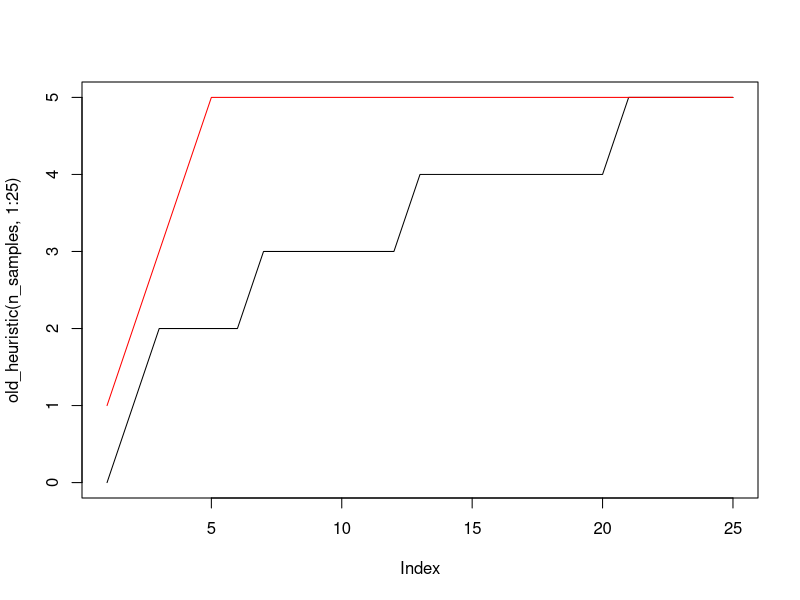
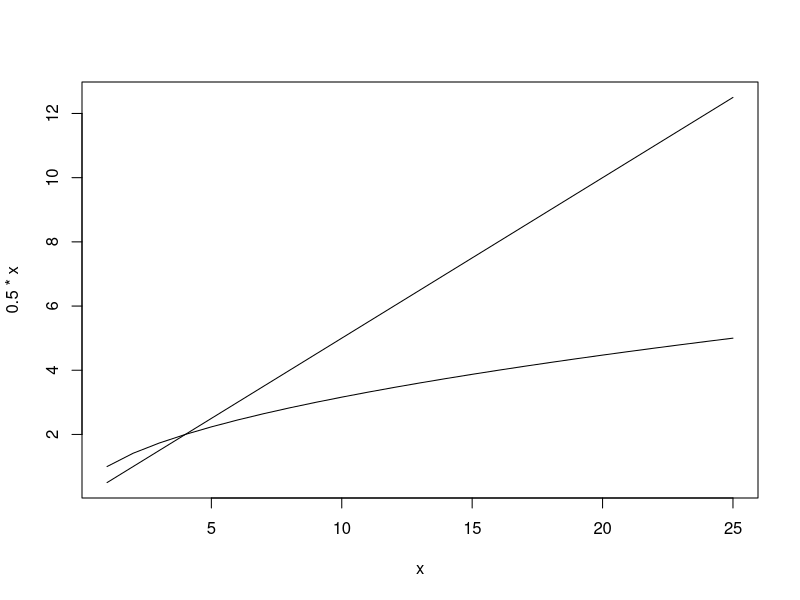

Recreate these plots in R, in order.
old_heuristic <- function(n_samples, n_features){
  max_components <- round(0.5*pmin(n_samples, n_features))
  n_components <- round((n_features ** 0.5))
  return(pmin(n_components, max_components))
}

new_heuristic <- function(n_samples, n_features){
  max_components <- pmin(n_samples, n_features)
  n_components <- round(n_features ** 0.5)
  n_components <- max(n_components, 5)
  return(pmin(n_components, max_components))
}

n_samples <- 4000
n_features <- 2

print(old_heuristic(n_samples, n_features))
print(new_heuristic(n_samples, n_features))


 plot(old_heuristic(n_samples, 1:25), type='l')
lines(new_heuristic(n_samples, 1:25), type='l', col='red')

x = 1:25
plot(0.5 * x ~ x, type='l')
lines(sqrt(x) ~ x, type='l')
